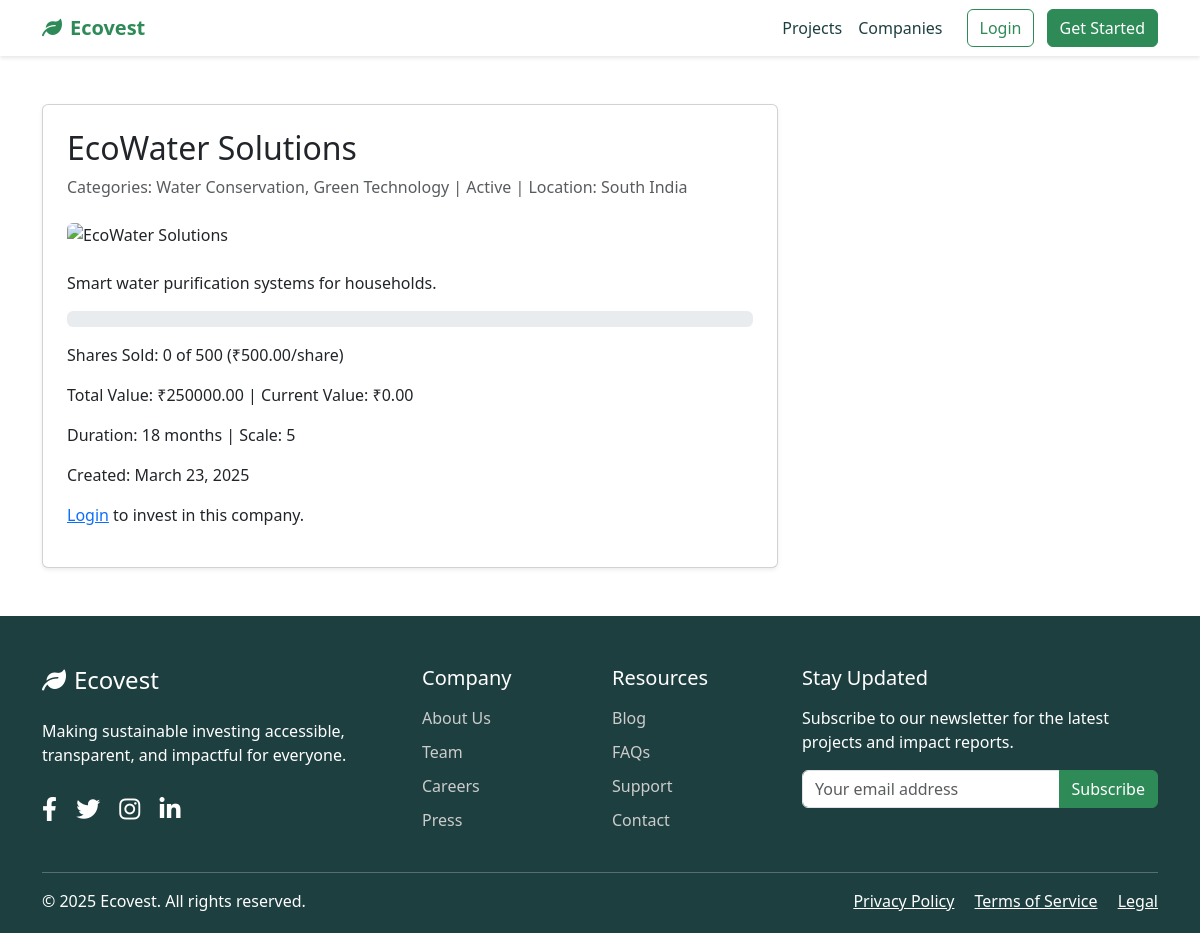
Page /initiatives/companies/2/ on the committed database.
### initiatives/models.py (models this page shows, shortened)
class Company(models.Model):
    STATUS_CHOICES = [
        ('active', 'Active'),
        ('funded', 'Funded'),
        ('closed', 'Closed'),
    ]
    LOCATION_CHOICES = [
        ('North India', 'North India'),
        ('South India', 'South India'),
        ('East India', 'East India'),
        ('West India', 'West India'),
    ]
    name = models.CharField(max_length=200)
    description = models.TextField()
    categories = models.ManyToManyField(Category, related_name='companies')
    image = models.ImageField(upload_to='companies/', null=True, blank=True)
    total_shares = models.PositiveIntegerField(default=1000, help_text="Total shares available for purchase")
    shares_sold = models.PositiveIntegerField(default=0, help_text="Number of shares purchased")
    share_price = models.DecimalField(max_digits=10, decimal_places=2, default=100.00, help_text="Price per share in ₹")
    duration_months = models.PositiveIntegerField(default=12)
    company_scale = models.PositiveIntegerField(default=1, help_text="Scale of company (1=startup, 5=mid-size, 10=large)")
    location = models.CharField(max_length=50, choices=LOCATION_CHOICES, default='North India')
    status = models.CharField(max_length=20, choices=STATUS_CHOICES, default='active')
    created_at = models.DateTimeField(auto_now_add=True)
    updated_at = models.DateTimeField(auto_now=True)
    @property
    def total_value(self):
        return self.total_shares * self.share_price
    @property
    def current_value(self):
        return self.shares_sold * self.share_price

class Category(models.Model):
    name = models.CharField(max_length=100, unique=True, choices=[
        ('Renewable Energy', 'Renewable Energy'),
        ('Recycling', 'Recycling'),
        ('Emission Control', 'Emission Control'),
        ('Water Conservation', 'Water Conservation'),
        ('Reforestation', 'Reforestation'),
        ('Sustainable Agriculture', 'Sustainable Agriculture'),
        ('Clean Transportation', 'Clean Transportation'),
        ('Waste Management', 'Waste Management'),
        ('Green Technology', 'Green Technology'),
        ('Ocean Conservation', 'Ocean Conservation'),
    ])
    description = models.TextField(blank=True)

### initiatives/views.py (the view)
# urls.py: path('companies/<int:pk>/', views.company_detail, name='company_detail'),
def company_detail(request, pk):
    company = get_object_or_404(Company, pk=pk)
    return render(request, 'initiatives/company_detail.html', {'company': company})

### initiatives/templates/initiatives/company_detail.html (shortened to what this page needs)
{% extends 'core/base.html' %}
{% block content %}
<section class="py-5">
    <div class="container">
        <div class="row">
            <div class="col-md-8">
                <div class="card shadow-sm">
                    <div class="card-body p-4">
                        <h2 class="card-title">{{ company.name }}</h2>
                        <p class="text-muted mb-4">
                            Categories: {% for category in company.categories.all %}{{ category.name }}{% if not forloop.last %}, {% endif %}{% endfor %} |
                            {{ company.status|title }} |
                            Location: {{ company.location }}
                        </p>
                        {% if company.image %}
                            <img src="{{ company.image.url }}" class="img-fluid mb-4 rounded" alt="{{ company.name }}">
                        {% else %}
                            <img src="https://source.unsplash.com/random/800x400/?business,sustainability" class="img-fluid mb-4 rounded" alt="{{ company.name }}">
                        {% endif %}
                        <p>{{ company.description }}</p>
                        <div class="progress mb-3">
                        </div>
                        <p>Shares Sold: {{ company.shares_sold }} of {{ company.total_shares }} (₹{{ company.share_price|floatformat:2 }}/share)</p>
                        <p>Total Value: ₹{{ company.total_value|floatformat:2 }} | Current Value: ₹{{ company.current_value|floatformat:2 }}</p>
                        <p>Duration: {{ company.duration_months }} months | Scale: {{ company.company_scale }}</p>
                        <p>Created: {{ company.created_at|date:"F d, Y" }}</p>
                        {% if user.is_authenticated and company.status == 'active' %}
                            <a href="{% url 'invest_company' company.id %}" class="btn btn-primary">Invest Now</a>
                        {% elif not user.is_authenticated %}
                            <p><a href="{% url 'login' %}">Login</a> to invest in this company.</p>
                        {% else %}
                            <p class="text-muted">This company is {{ company.status }}.</p>
                        {% endif %}
                    </div>
                </div>
            </div>
        </div>
    </div>
</section>
{% endblock %}

### static/css/style.css (style rules this page uses)
:root { --primary-color: #2E8B57; --secondary-color: #3CB371; --accent-color: #F0F8FF; --dark-color: #1E3F40; --light-color: #F5F5F5; }
body { font-family: 'Segoe UI', Tahoma, Geneva, Verdana, sans-serif; color: #333; }

### rows in the picture
Company: name "EcoWater Solutions", status "Active", location "South India", description "Smart water purification systems for households.", shares_sold "0", total_shares "500", share_price "500.00", total_value "250000.00", current_value "0.00", duration_months "18", company_scale "5", created_at "March 23, 2025"
Category: name "Water Conservation"
Category: name "Green Technology"
